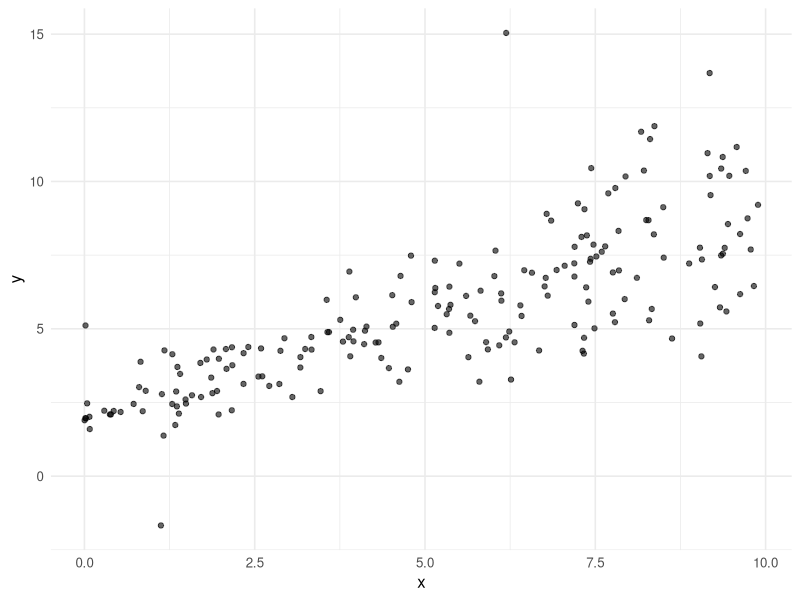
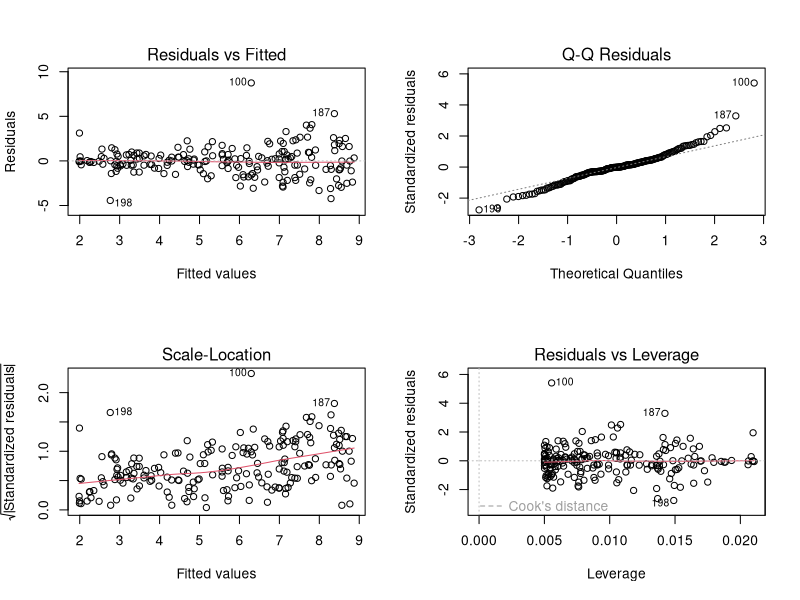

R code for these plots, in order:
## ---- chunk 1
#| label: setup
library(tidyverse)
library(broom)
library(MASS)        # rlm; load before tidyverse dplyr::select is not needed here
library(sandwich)
library(lmtest)
set.seed(42)
theme_set(theme_minimal(base_size = 12))
## ---- chunk 2
n <- 200
x <- runif(n, 0, 10)
eps <- rnorm(n, 0, 0.3 + 0.2 * x)     # heteroscedastic
# a few extreme outliers
outl <- sample(seq_len(n), 8)
eps[outl] <- eps[outl] + rnorm(8, 0, 6)
y <- 2 + 0.7 * x + eps
dat <- tibble(x, y)

ggplot(dat, aes(x, y)) +
  geom_point(alpha = 0.6) +
  labs(x = "x", y = "y")
## ---- chunk 3
fit_ols <- lm(y ~ x, data = dat)
par(mfrow = c(2, 2))
plot(fit_ols)
par(mfrow = c(1, 1))
## ---- chunk 4
fit_rlm <- MASS::rlm(y ~ x, data = dat)
# variance grows roughly with x; weight by 1 / (fitted variance proxy)
w <- 1 / (0.3 + 0.2 * dat$x)^2
fit_wls <- lm(y ~ x, data = dat, weights = w)

bind_rows(
  tidy(fit_ols) |> mutate(model = "OLS"),
  tibble(term = c("(Intercept)", "x"),
         estimate = coef(fit_rlm),
         std.error = sqrt(diag(vcov(fit_rlm))),
         model = "robust"),
  tidy(fit_wls) |> mutate(model = "WLS")
) |>
  filter(term == "x") |>
  dplyr::select(model, estimate, std.error)
## ---- chunk 5
coeftest(fit_ols, vcov. = vcovHC(fit_ols, type = "HC3"))
## ---- chunk 6
sessionInfo()
